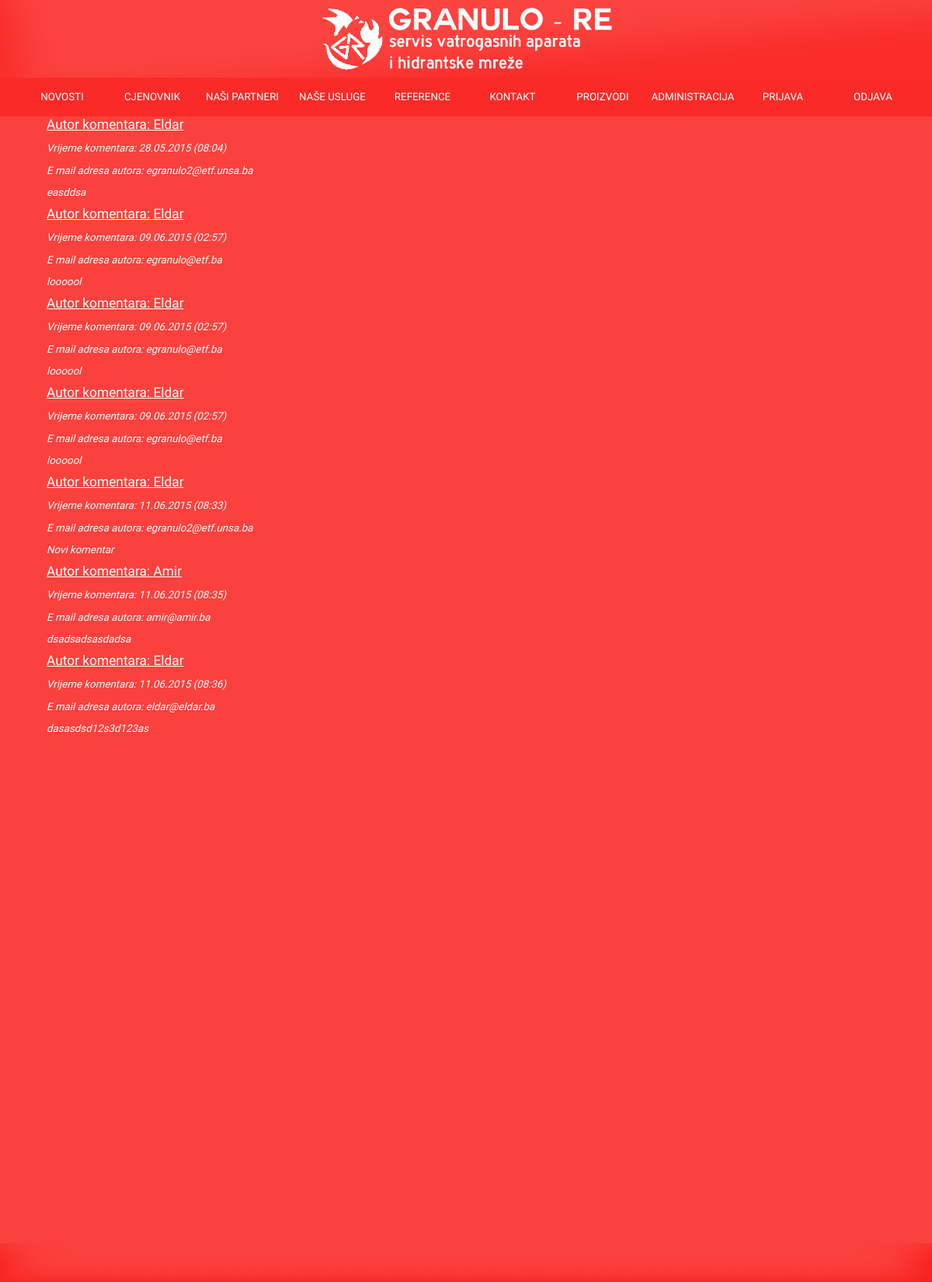
Screenshot of /Struktura/prikaz_komentara.php?komentariVijest=4 with the database file from the repository.
### tables this page shows
CREATE TABLE `komentari` (
  `id` int(11) NOT NULL AUTO_INCREMENT,
  `novost` int(11) DEFAULT NULL,
  `datum` date DEFAULT NULL,
  `email` varchar(200) DEFAULT NULL,
  `tekst_komentara` varchar(800) DEFAULT NULL,
  `vrijeme_komentara` timestamp NULL DEFAULT CURRENT_TIMESTAMP,
  `autor` varchar(200) DEFAULT NULL,
  PRIMARY KEY (`id`),
  KEY `fk_novosti_idx` (`novost`),
  CONSTRAINT `fk_novosti` FOREIGN KEY (`novost`) REFERENCES `novosti` (`id`) ON DELETE NO ACTION ON UPDATE NO ACTION
);

### Struktura/print_komentari.php (the view, shortened to what this page needs)
<?php
$connection = connect_to_db();
if(isset($_GET["komentariVijest"]))
{
	$query = 'SELECT datum "Datum", autor "Autor", email "Email", tekst_komentara "Komentar", vrijeme_komentara "VrijemeKomentara" FROM komentari WHERE novost=? ORDER BY vrijeme_komentara ASC';
	$statement = $connection->prepare($query);
	if($statement)
	{
		$statement->bind_param('i', $vijest_id);
		if($statement->execute())
		{
			$result = $statement->get_result();
			while($comment = $result->fetch_array(MYSQLI_ASSOC))
			{
				echo '<article class="newsContainer">';
				if($comment["Email"] != "") echo '<a href="mailto:' . $comment["Email"] .  '" class="comment_header">Autor komentara: ' . $comment["Autor"] . '</a>';
				else echo '<h1 class="comment_header">Autor komentara: ' . $comment["Autor"] . '</h1>';
				echo '<p class="comment_show">Vrijeme komentara: ' . date("d.m.Y (h:i)", strtotime($comment["VrijemeKomentara"])) . '</p>';
				if($comment["Email"] != "") echo '<p class="comment_show" >E mail adresa autora: ' . $comment["Email"] . '</p>';
				echo '<p class="comment_show">' . $comment["Komentar"] . '</p>';
				echo '</article>';
			}
		}
	}
} else header("index.php");
?>

### Struktura/prikaz_komentara.php (shortened to what this page needs)
<!DOCTYPE html>
<html>
<head>
    <link rel="stylesheet" href="/servis/Stilovi/stylerevised.css">
</head>
<body onload="addEventListenersToBody()">
    <div id="wrapper_div" class="container">
         <div id="header_div">
             <img id="header_logo_image" src="/servis/Resursi/Slike/header_logo.png" alt="Slika nije ucitana">
         </div>
        <div id="navbar_container" class="container">
         <div id="navbar_div" class="nav">
             <?php include('printnavbar.php'); ?>
         </div>
         </div>
        <div id="news_container" class="container">
         <div id="news_div" class="newsDivNormalStateCommenting">
			<?php
				if(isset($_GET["komentariVijest"]))
				include('print_komentari.php');
				else header("index.php");
			?>
         </div>
        </div>
        <div class="clearfooter"></div>
    </div>
    <div id="footer_div">
            <img id="footer_image" src="/servis/Resursi/Slike/footer_bg.png" alt="Slika nije ucitana">
    </div>
</body>
</html>

### Struktura/printnavbar.php (shortened to what this page needs)
<ul id="lista_meni">
             <li ><a class="djelatnost" onclick="AjaxLoadJQuery('/servis/Struktura/index.php')">NOVOSTI</a></li>
             <li ><a class="djelatnost" onclick="AjaxLoadJQuery('/servis/Struktura/tabelarniprikaz.php')">CJENOVNIK</a></li>
             <li id="drpdown" ><a class="djelatnost" onclick="AjaxLoadJQuery('/servis/Struktura/ostalo.php')">NAŠI PARTNERI</a>
             </li>
             <li ><a class="djelatnost" onclick="AjaxLoadJQuery('/servis/Struktura/ostalo.php')">NAŠE USLUGE</a></li>
             <li ><a class="djelatnost" onclick="AjaxLoadJQuery('/servis/Struktura/ostalo.php')">REFERENCE</a></li>
             <li ><a class="djelatnost" onclick="AjaxLoadJQuery('/servis/Struktura/kontakt.php')">KONTAKT</a></li>
             <li ><a class="djelatnost" onclick="AjaxLoadJQuery('/servis/Struktura/proizvodi.php')">PROIZVODI</a></li>
	<li ><a class="djelatnost" onclick="AjaxLoadJQuery('/servis/Struktura/admin_panel.php')">ADMINISTRACIJA</a></li>
	<li ><a class="djelatnost" onclick="AjaxLoadJQuery('/servis/Struktura/login.php')">PRIJAVA</a></li>
	<li ><a class="djelatnost" href="logout.php">ODJAVA</a></li>
         </ul>

### Stilovi/stylerevised.css (style rules this page uses)
body { background-color: white; margin: 0; height: 100%; }
html { height: 100%; }
#footer_image { width: 100%; margin: 0; margin-bottom: -10px; height: 50px; padding: 0; }
#header_logo_image { height: 100px; display: block; margin-left: auto; margin-right: auto; }
#wrapper_div { position: relative; }
#header_div { width: 100%; margin: 0; background-image: url("/servis/Resursi/Slike/header_bg.png"); background-repeat: no-repeat; }
#navbar_div { width: 100%; height: 50px; background-color: #f92a28; background-size: contain; }
.nav ul { list-style: none; text-align: center; padding: 0; margin: 0; }
.nav li { font-family: 'Oxygen', sans-serif; font-size: 1.2em; line-height: 40px; padding-left: 0; height: 50px; border-bottom: 1px solid #888; }
.nav a { text-decoration: none; color: #fff; display: block; transition: .3s background-color; }
@media screen and (min-width: 600px) { .nav li { width: 120px; border-bottom: none; height: 50px; line-height: 50px; font-size: 1.4em; } }
.nav li { display: inline-block; margin-right: -4px; }
#navbar_container { font-size: 0; }
#footer_div { width: 100%; height: 50px; position:relative; }
#news_container { position:relative; margin-top:50px; overflow:hidden; }
.djelatnost { font-family: 'Oxygen', sans-serif; font-size: 10pt; color: white; }
.container { width:100%; min-height:100%; margin-bottom: -50px; position: relative; }
.comment_show { font-family: 'Oxygen', sans-serif; font-style: italic; font-size: 10pt; color: #ffffff; margin-bottom: 10px; margin-left: 5%; }
.comment_header { font-family: 'Oxygen', sans-serif; font-size: 13pt; color: #ffffff; margin-left: 5%; }
.clearfooter { height: 50px; clear: both; }
.newsContainer { overflow: auto; }
.newsDivNormalStateCommenting { background-color: #fb413d; width: 100%; height: 1500px; overflow: hidden; }

### rows the page displays
komentari: autor "Eldar", vrijeme_komentara "28.05.2015 (08:04)", email "egranulo2@etf.unsa.ba", tekst_komentara "easddsa"
komentari: autor "Eldar", vrijeme_komentara "09.06.2015 (02:57)", email "egranulo@etf.ba", tekst_komentara "loooool"
komentari: autor "Eldar", vrijeme_komentara "09.06.2015 (02:57)", email "egranulo@etf.ba", tekst_komentara "loooool"
komentari: autor "Eldar", vrijeme_komentara "09.06.2015 (02:57)", email "egranulo@etf.ba", tekst_komentara "loooool"
komentari: autor "Eldar", vrijeme_komentara "11.06.2015 (08:33)", email "egranulo2@etf.unsa.ba", tekst_komentara "Novi komentar"
komentari: autor "Amir", vrijeme_komentara "11.06.2015 (08:35)", email "amir@amir.ba", tekst_komentara "dsadsadsasdadsa"
komentari: autor "Eldar", vrijeme_komentara "11.06.2015 (08:36)", email "eldar@eldar.ba", tekst_komentara "dasasdsd12s3d123as"
